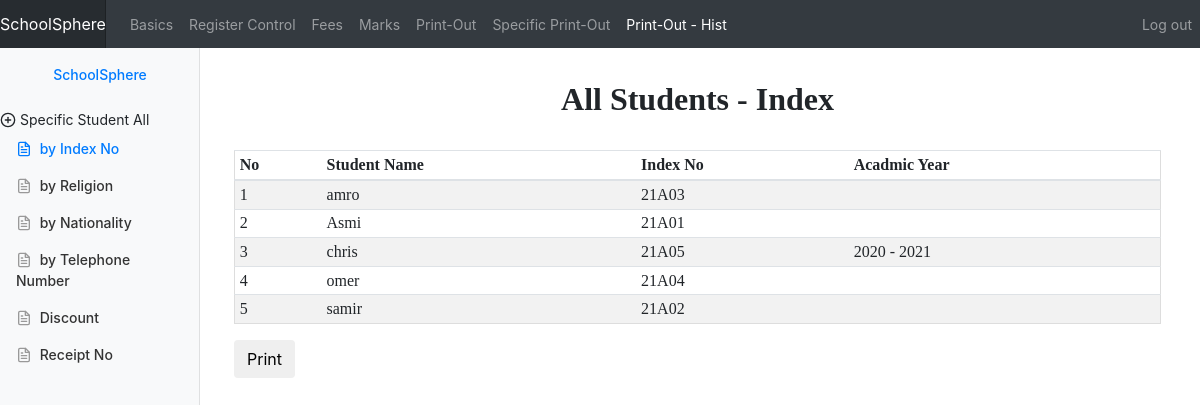
The app's page /SReportAllStudents_index.php (signed in) with its own data.
### tables this page shows
CREATE TABLE `student` (
  `Id_Student` int(15) NOT NULL,
  `StudentName` varchar(20) NOT NULL,
  `Dateofbirth` date NOT NULL,
  `Nationality` varchar(20) NOT NULL,
  `Religion` varchar(20) NOT NULL,
  `Address_area` varchar(255) NOT NULL,
  `phone1` varchar(20) NOT NULL,
  `phone2` varchar(20) NOT NULL,
  `Email` varchar(150) NOT NULL,
  `IndexNo` varchar(20) NOT NULL,
  `acadmicyear` varchar(15) NOT NULL,
  `whodidit` varchar(25) NOT NULL DEFAULT 'admin',
  `whenwasit` timestamp NOT NULL DEFAULT current_timestamp()
);

### SReportAllStudents_index.php (the view, shortened to what this page needs)
<?php
require_once("config.php");
require_once('sidebar.php');
?>
<!doctype html>
<html lang="en">
  <head>
    <link href="css/bootstrap.min.css" rel="stylesheet">
    <link href="dashboard.css" rel="stylesheet">
  </head>
  <body>
    <main role="main" class="col-md-9 ml-sm-auto col-lg-10 pt-3 px-4">
      <div id="printableArea" class="box-body" style="font-family:'Droid Arabic Naskh', serif;">
        <h2><?php include('headerforprint.php'); ?></h2>
        <div class="table-responsive">
          <?php
        $SqlCommandForCFe = " SELECT `Id_Student`, `StudentName`, `Dateofbirth`, `Nationality`, `Religion`, `IndexNo` ,
        `acadmicyear` FROM `student` order by StudentName ";
        $CheckIfHereInF      = mysqli_query($link, $SqlCommandForCFe);
        ?>
          <table id="myTable" class="table table-striped table-sm">
            <thead>
              <tr>
                <th onclick="sortTableNumber(0)">No</th>
                <th onclick="sortTable(1)">Student Name</th>
                <th onclick="sortTable(2)">Index No</th>
                <th onclick="sortTable(3)">Acadmic Year</th>
              </tr>
            </thead>
            <tbody>
              <?php
            $count = 1;
            while ($CheckIfReturnInF   = mysqli_fetch_array($CheckIfHereInF)) {
              echo "<tr>";
              echo "  <td>" . $count . "</td>";
              $count++;
              echo "  <td>" . $CheckIfReturnInF['StudentName'] . "</td>";
              echo "  <td>" . $CheckIfReturnInF['IndexNo'] . "</td>";
              echo " <td>" . $CheckIfReturnInF['acadmicyear'] . "</td>";
              echo "</tr>";
            }
            ?>
            </tbody>
          </table>
          </head>
</html>
<button type="submit" onclick="printDiv('printableArea')" class="btn btn-default">Print</button>

### dashboard.css (style rules this page uses)
body { font-size: .875rem; }

### SReportAllStudents_index.php (style rules this page uses)
table { border-spacing: 0; width: 100%; border: 1px solid #ddd; }
th { cursor: pointer; }
th, td { text-align: left; padding: 16px; }

### records on screen
student: StudentName "amro", IndexNo "21A03"
student: StudentName "Asmi", IndexNo "21A01"
student: StudentName "chris", IndexNo "21A05", acadmicyear "2020 - 2021"
student: StudentName "omer", IndexNo "21A04"
student: StudentName "samir", IndexNo "21A02"

### other values on screen
$SYSTEM_NAME "SchoolSphere"
$formnameheaderforprint "All Students - Index"
